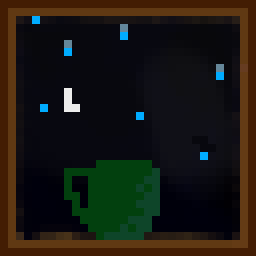
#> input picture RPI Animated Gif Translation/zoe.gif, 32 x 32 px (shown 8 times larger)
$ python 'Generate File.py'
#> lines starting #> are read from the running program, lines starting #| are printed output that depends on the picture

# Reading an animated GIF file using Python Image Processing Library - Pillow

from PIL import Image, ImageSequence
import image
from PIL import GifImagePlugin
import time

filename = "zoe"

imageObject = Image.open("./" + filename + ".gif")
#> imageObject is the input picture: PIL image 32x32 P; mean R, G, B, A 27.5, 24.8, 18.2, 255
num_frames = imageObject.n_frames
#> num_frames = 85

print(imageObject.is_animated)
#| True
print(imageObject.n_frames)
#| 85


def rgb_to_hex(pixel):
    """Return color as #rrggbb for the given color values."""
    return '#%02x%02x%02x' % (pixel.get_red(), pixel.get_green(), pixel.get_blue())

# Save individual frames from the loaded animated GIF file
i=0
for frame in ImageSequence.Iterator(imageObject):
    frame.save("./tempOutput/gif-webp-"+str(i)+".webp",format = "WebP", lossless = True)
    i += 1
#> this loop made 85 passes
#> pass 2, `frame.save("./tempOutput/gif-webp-"+str(i)+".webp",format = "WebP", lo..`:
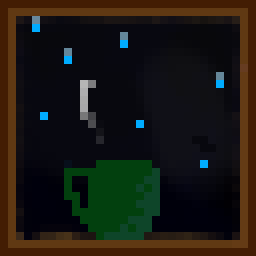
#> saved as gif-webp-1.webp: PIL image 32x32 RGBA (shown 8 times larger); mean R, G, B, A 27.8, 25.1, 18.4, 255
#> after the loop, i = 85


#write the whole python code here so that the output file is fully ready to run
outputFile = open("./translatedAnimations/" + filename + "_hex.anim", "w")

# Simple test for NeoPixels on Raspberry Pi
outputFile.write(str(imageObject.n_frames) + "\n")


#> (the run stopped early here; a loop or call above may not have finished)
